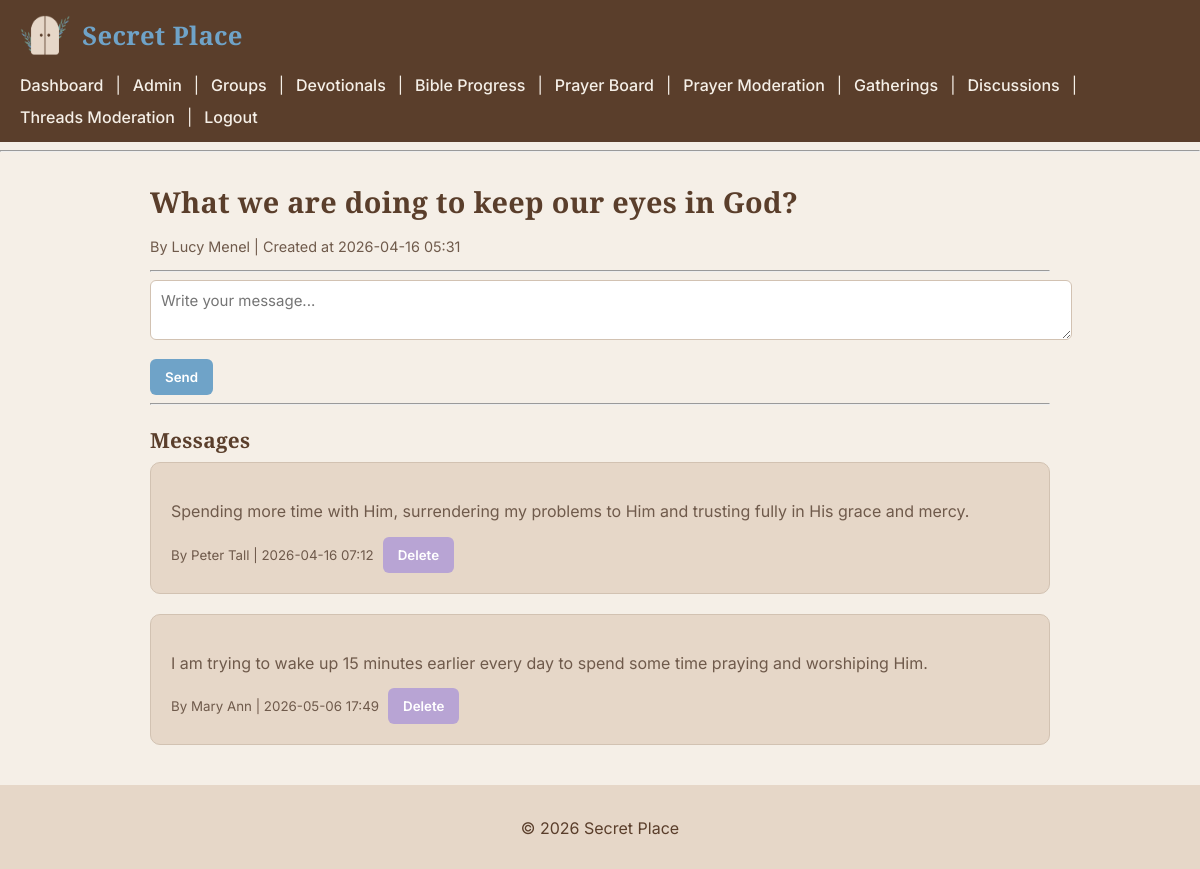
Screenshot of /discussions/9 (signed in) with the database file from the repository.
### tables this page shows
CREATE TABLE discussion_threads (
    thread_id INTEGER PRIMARY KEY AUTOINCREMENT,
    title TEXT NOT NULL,
    created_by INTEGER NOT NULL,
    group_id INTEGER,
    is_approved INTEGER DEFAULT 1, created_at DATETIME DEFAULT CURRENT_TIMESTAMP,
    FOREIGN KEY(created_by) REFERENCES users(id)
);

CREATE TABLE users (
    id INTEGER PRIMARY KEY AUTOINCREMENT,
    name TEXT NOT NULL,
    email TEXT UNIQUE NOT NULL,
    password TEXT NOT NULL,
    role TEXT DEFAULT 'member'
, is_active INTEGER DEFAULT 1);

CREATE TABLE discussion_messages (
    message_id INTEGER PRIMARY KEY AUTOINCREMENT,
    thread_id INTEGER NOT NULL,
    user_id INTEGER NOT NULL,
    message_text TEXT NOT NULL,
    is_approved INTEGER DEFAULT 1, created_at DATETIME DEFAULT CURRENT_TIMESTAMP, moderated_by INTEGER,
    FOREIGN KEY(thread_id) REFERENCES discussion_threads(thread_id),
    FOREIGN KEY(user_id) REFERENCES users(id)
);

### routes/discussions.py (the view)
@discussions_bp.route('/<int:thread_id>', methods=['GET', 'POST'])
def thread_detail(thread_id):
    user_id = session.get('user_id')
    if not user_id:
        return redirect(url_for('auth.login'))
    thread_row = get_thread_by_id(thread_id)
    if not thread_row:
        flash("Thread not found.", "danger")
        return redirect(url_for('discussions.list_threads'))
    author = get_user_by_id(thread_row[2])
    thread = {
        "id": thread_row[0],
        "title": thread_row[1],
        "author_name": author[1] if author else "Unknown",
        "created_at": thread_row[4]
    }
    if request.method == 'POST':
        message_text = request.form.get('message_text')
        if message_text and message_text.strip():
            add_message(thread_id, user_id, message_text)
            flash("Message sent!", "success")
        return redirect(url_for('discussions.thread_detail', thread_id=thread_id))
    messages_raw = get_messages(thread_id)
    messages = []
    for m in messages_raw:
        author = get_user_by_id(m[2])
        messages.append({
            "id": m[0],
            "text": m[3],
            "author_name": author[1] if author else "Unknown",
            "created_at": m[5]
        })
    return render_template(
        'thread_detail.html',
        thread=thread,
        messages=messages
    )

### sqlite_db.py (called while the page is built)
def connect_db():
    return sqlite3.connect(Config.DATABASE)

def get_user_by_id(user_id):
    conn = connect_db()
    cursor = conn.cursor()
    cursor.execute(
        "SELECT * FROM users WHERE id = ?",
        (user_id,)
    )
    user = cursor.fetchone()
    conn.close()
    return user

def get_thread_by_id(thread_id):
    conn = connect_db()
    cursor = conn.cursor()
    cursor.execute(
        """
        SELECT thread_id, title, created_by, group_id, created_at
        FROM discussion_threads
        WHERE thread_id = ?
        """,
        (thread_id,)
    )
    thread = cursor.fetchone()
    conn.close()
    return thread

def get_messages(thread_id):
    conn = connect_db()
    cursor = conn.cursor()
    cursor.execute(
        """
        SELECT *
        FROM discussion_messages
        WHERE thread_id = ? AND is_approved = 1
        ORDER BY created_at ASC
        """,
        (thread_id,)
    )
    messages = cursor.fetchall()
    conn.close()
    return messages

### templates/thread_detail.html (shortened to what this page needs)
{% extends "layout.html" %}
{% block content %}
<h2 class="thread-title">{{ thread.title }}</h2>
<p class="thread-meta">By {{ thread.author_name }} | Created at {{ thread.created_at.replace('T', ' ')[:16] }}</p>
<hr>
<form method="POST">
    <textarea name="message_text" placeholder="Write your message..." required></textarea>
    <button type="submit">Send</button>
</form>
<hr>
<h3>Messages</h3>
{% for m in messages %}
<div class="card">
    <p>{{ m.text }}</p>
    <small>By {{ m.author_name }} | {{ m.created_at.replace('T', ' ')[:16] }}</small>
    {% if session.get('user_role') in ['admin', 'leader'] %}
    <button type="button"
            class="btn btn-danger btn-sm"
            data-confirm="Delete this message?"
            data-form="delete-message-{{ m.id }}">
        Delete
    </button>
    {% endif %}
</div>
{% endfor %}
{% endblock %}

### static/css/styles.css (style rules this page uses)
body { font-family: 'Inter', sans-serif; background-color: #f5efe7; color: #6f5a4b; margin: 0; padding: 0; }
h1, h2, h3, h4, h5, h6 { font-family: 'Playfair Display', serif; color: #5a3e2b; font-weight: 700; letter-spacing: 0.3px; margin-bottom: 10px; }
h2 { font-size: 1.6rem; margin-bottom: 10px; }
h3 { font-size: 1.3rem; margin-bottom: 8px; }
p { line-height: 1.6; margin-bottom: 12px; }
section, h2 { margin-top: 25px; }
.card { background-color: #e6d7c8; padding: 20px; border-radius: 10px; margin-bottom: 20px; border: 1px solid #d2c2b2; }
.thread-title { font-size: 1.8rem; margin-bottom: 5px; }
.thread-meta { color: #6f5a4b; font-size: 0.9rem; }
button, .button, .btn { font-family: 'Inter', sans-serif; font-weight: 600; background-color: #6fa3c8; color: white; border: none; padding: 10px 15px; text-decoration: none; cursor: pointer; border-radius: 6px; display: inline-block; transition: all 0.2s ease; }
.btn-danger { background-color: #b8a4d4; }
input, textarea, select { font-family: 'Inter', sans-serif; font-size: 15px; width: 100%; padding: 10px; margin-bottom: 15px; border-radius: 6px; border: 1px solid #d2c2b2; background-color: white; }

### rows the page displays
discussion_threads: title "What we are doing to keep our eyes in God?", created_at "2026-04-16 05:31"
users: author_name "Lucy Menel"
discussion_messages: text "Spending more time with Him, surrendering my problems to Him and trusting fully in His grace and mercy.", created_at "2026-04-16 07:12"
users: author_name "Peter Tall"
discussion_messages: text "I am trying to wake up 15 minutes earlier every day to spend some time praying and worshiping Him.", created_at "2026-05-06 17:49"
users: author_name "Mary Ann"
